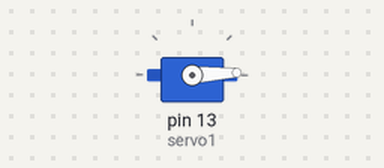
Simulated run of this sketch. Board: Arduino Uno, built with avr-gcc and run on an emulated ATmega328P. On the bench: servo.

Above: at 0.05 s.
At 1.3 s:
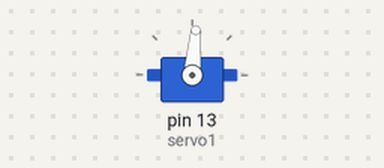
At 2.6 s:
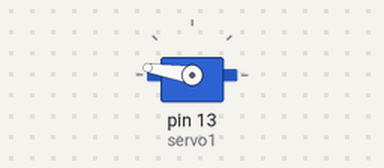
At 5.2 s:
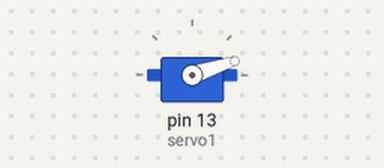
Timing chart, 0 to 7.1 s (numbered marks = the images above):
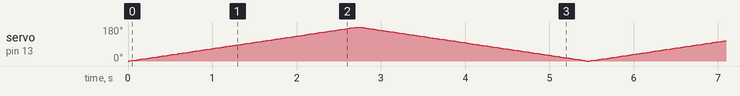

The sketch:

Exercicio05.ino
```cpp
// Servo + Biblioteca
#include <Servo.h> // Adiciona a biblioteca de servos

Servo servo1; // Cria uma variavel servo1 na classe Servo
int pos = 0 ; // Posicao em graus

void setup()
{
  servo1.attach(13); // Anexa o servo a porta 13
}

void loop()
{
  for (pos = 0; pos <= 180; pos += 1) // Incrementa o angulo
  {
    servo1.write(pos); // Escreve o angulo desejado no servo
    delay(15);
  }
  for (pos = 180; pos >= 0; pos -= 1) // Decrementa o angulo
  {
    servo1.write(pos); // Escreve o angulo desejado no servo
    delay(15);
  }
}
```
